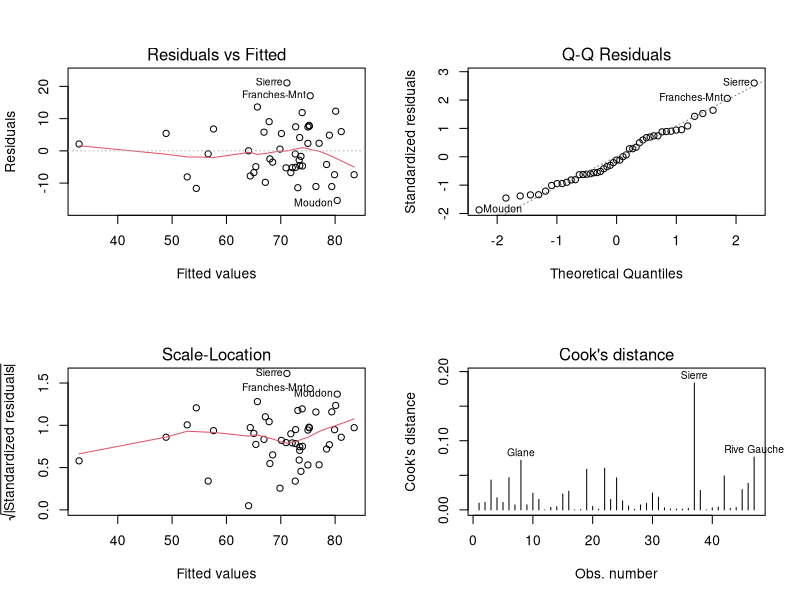
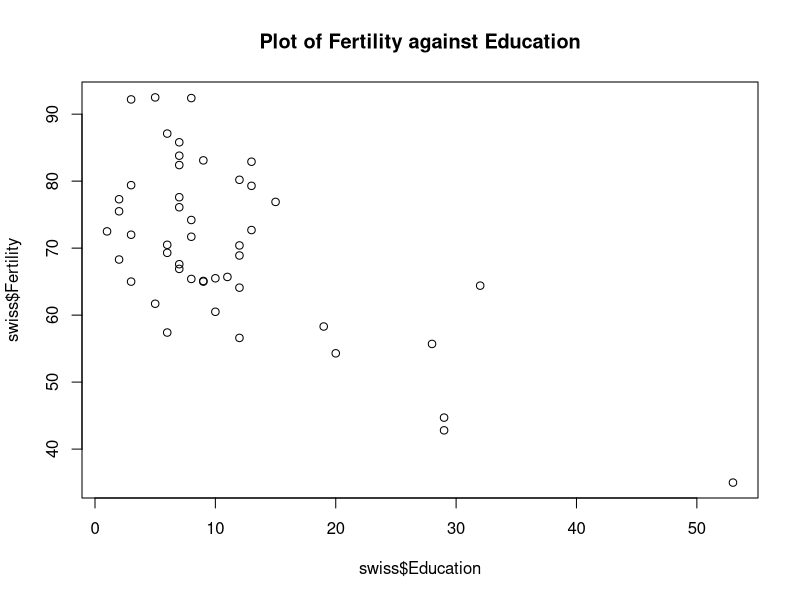
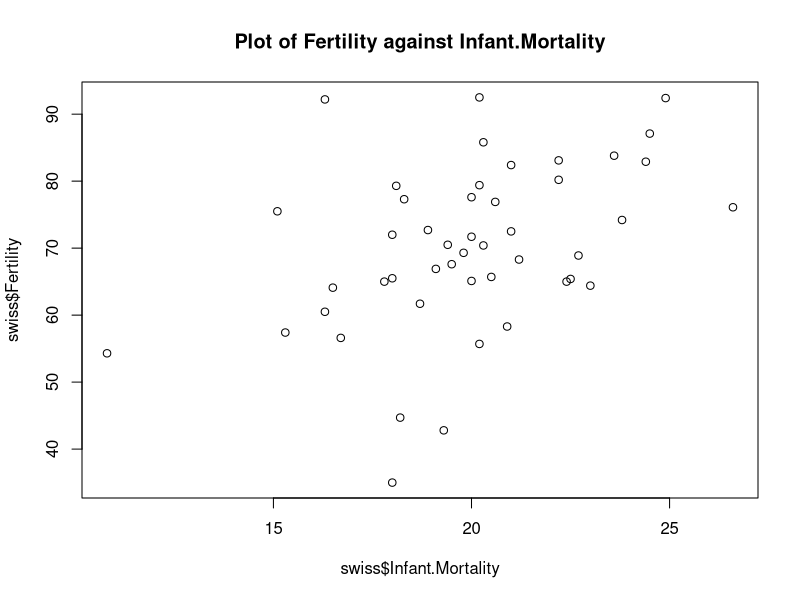
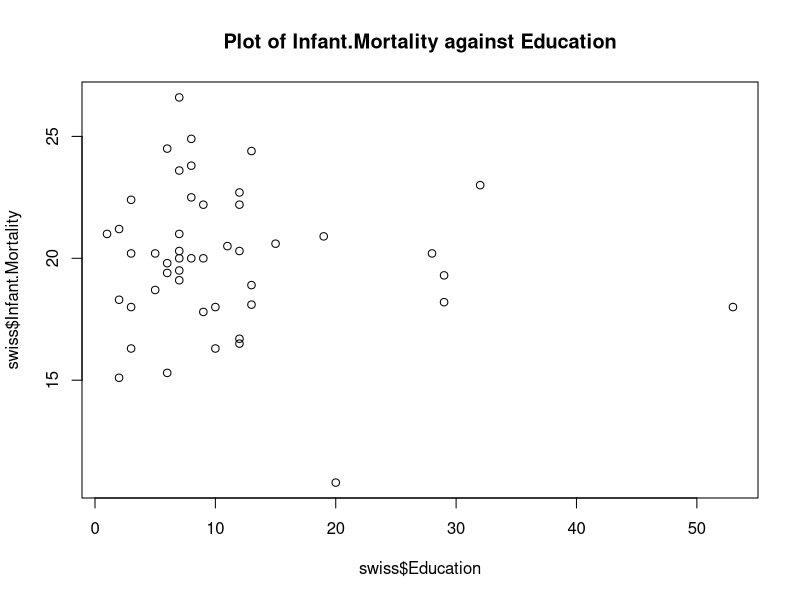
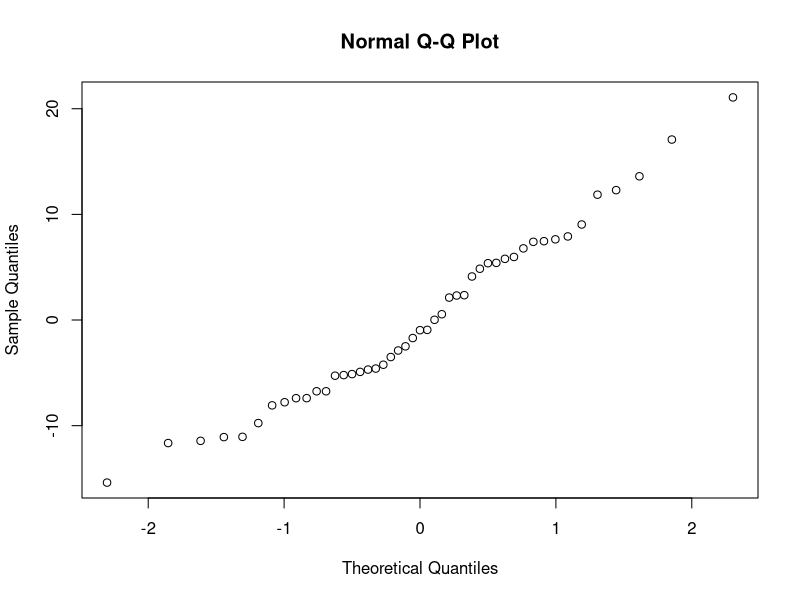

Generate these figures, in order, with R:
data("swiss")   # import data
# optional: I selected 3 variables for easier explanation
swiss = swiss[,c(1, 4, 6)]

# Multiple linear regression model
model1 = lm(Fertility ~ Education + Infant.Mortality, data=swiss)   
summary(model1)   # summary of multiple linear regression model

par(mfrow=c(2,2))     # optional: fit 4 plots into 1 interface
plot(model1,which=1:4)    # residual plots

par(mfrow=c(1,1))     # optional: fit 1 plot into 1 interface
# use plots to check correlation visually
plot(swiss$Fertility ~ swiss$Education, main="Plot of Fertility against Education")
plot(swiss$Fertility ~ swiss$Infant.Mortality, main="Plot of Fertility against Infant.Mortality")

plot(swiss$Infant.Mortality ~ swiss$Education, main="Plot of Infant.Mortality against Education")
qqnorm(model1$residuals)    # QQ plot to check normality
